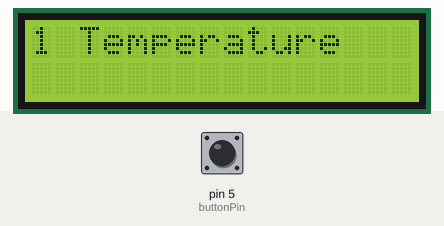
Recording of a sketch running on a simulated Arduino Uno, built with avr-gcc and run on an emulated ATmega328P. On the bench: 16×2 character LCD. The test bench sets the inputs (shaded band); at power-on: pin 5 (buttonPin) HIGH.

Above: at 0.4 s.
At 3.6 s:
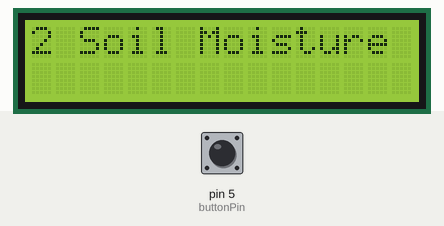
At 6.6 s:
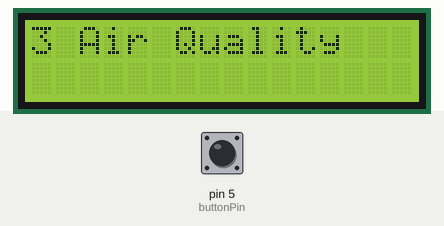
At 9.6 s:
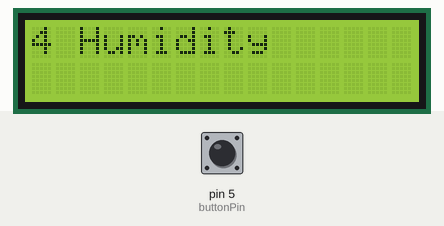
At 12.6 s:
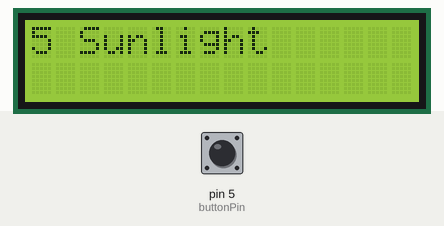

The sketch:

LCD_Mode_Cycle.ino
```cpp
#include <LiquidCrystal_I2C.h>

#include <Wire.h>
#include <TimerOne.h>


const int buttonPin = 5;                  // Pin of the toggle button
int lastButtonState;
int currentButtonState;

const unsigned long duration = 3000000;   // Duration of display for 1 mode
volatile int modeSelect = 0;              // Index of modes array
int modeSelectCopy;                   // Copy of Index of modes array

LiquidCrystal_I2C lcd(0x27, 16, 2);
String modes[5] = {"1 Temperature", "2 Soil Moisture", "3 Air Quality", "4 Humidity", "5 Sunlight"};  // Modes for LCD display

void displayMode(int i) {
  lcd.clear();
  delay(250);   // Small delay before displaying the mode
  lcd.print(modes[i]);
}


void setup(void) {
  lcd.begin();
  lcd.backlight();
  displayMode(modeSelect);

  pinMode(buttonPin, INPUT_PULLUP);

  Timer1.initialize(duration);
  Timer1.attachInterrupt(changeMode);

}


void changeMode(void) { // Timer1 Interrupt (3 Seconds)
  modeSelect = modeSelect + 1;

  if (modeSelect > 4) { // If the pointer is over the length of modes array
    modeSelect = 0;
  }
}

void loop(void) {

  lastButtonState = currentButtonState;
  currentButtonState = digitalRead(buttonPin);


  if (lastButtonState == HIGH && currentButtonState == LOW) {
    Timer1.restart();
  }


  if (modeSelect != modeSelectCopy) {   // Move to the next mode is the modeSelect does not equal its copy
    displayMode(modeSelect);            // Update the display to the next mode
    modeSelectCopy = modeSelect;
  }

}
```

Measured:
- by itself, everything shown: repeats every 15.0 s, in 10 steps
- what the display in image 0 shows lasts 3.0 s, from 0.3 s to 3.3 s
- what the display in image 1 shows lasts 2.7 s, from 3.6 s to 6.3 s
